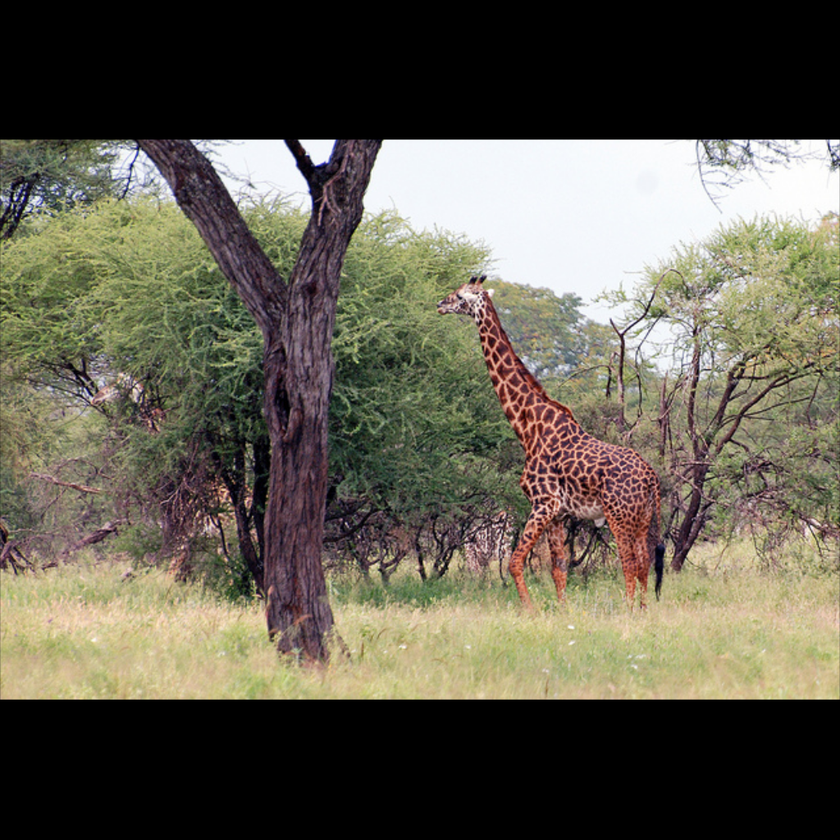
#> input picture images/test/image_other_119.png, 840 x 840 px, shrunk from 1024 x 1024 before the run; its folder holds only this picture in this run
$ jupyter execute --allow-errors demo.ipynb   (shell and % lines are left out)
#> lines starting #> are read from the running program, lines starting #| are printed output that depends on the picture
### dbscan.py
import os
import sys
import json
import datetime
import numpy as np
import skimage.draw
from sklearn.cluster import DBSCAN
from matplotlib import pyplot as plt
from matplotlib import image
import cv2
import pandas
import matplotlib.patches as patches


# [52 lines left out: functions dbscan, build_cluster, get_neighbors, not called in this run]


def sklearn_dbscan(lab_img, eps, pts_per_cluster):

    indices = np.dstack(np.indices(lab_img.shape[:2]))
    X = np.concatenate((lab_img, indices), axis=-1)
    X = np.reshape(X, [-1,5])

    db = DBSCAN(eps=eps, min_samples=pts_per_cluster).fit(X)
    core_samples_mask = np.zeros_like(db.labels_, dtype=bool)
    core_samples_mask[db.core_sample_indices_] = True
    labels = db.labels_
    n_clusters_ = len(set(list(labels))) - (1 if -1 in labels else 0)
    print("n_clusters", n_clusters_)
    labels_out = np.ones((lab_img.shape[0], lab_img.shape[1])) * -1
    for i in range(len(labels)):
        labels_out[int(X[i,3]), int(X[i,4])] = labels[i]
    return labels_out


def get_bounding_boxes(labels, top=10):
    unique, counts = np.unique(labels, return_counts=True)
    bbs = []
    a_sort = np.argsort(counts)
    best = unique[a_sort[-1*top:]]
    for i in best:
        if i == -1:
            continue
        pts = np.where(labels == i)
        bb = []
        bb.append((np.min(pts[0]), np.min(pts[1])))
        bb.append((np.min(pts[0]), np.max(pts[1])))
        bb.append((np.max(pts[0]), np.min(pts[1])))
        bb.append((np.max(pts[0]), np.max(pts[1])))
        bbs.append(bb)
    return bbs

def downsample_to_lab(img, num_times=2):
    n = 0
    labimg = cv2.cvtColor(img, cv2.COLOR_BGR2LAB)
    while(n<num_times):
        labimg = cv2.pyrDown(labimg)
        n = n+1
    return labimg

def view_dbscan(labels):
    unique, counts = np.unique(labels, return_counts=True)
    n_clusters_ = len(unique) - (1 if -1 in unique else 0)
    n_noise_ = counts[np.where(unique == -1)] if -1 in unique else 0
    # n_clusters_ = len(set(list(labels))) - (1 if -1 in labels else 0)
    # n_noise_ = np.count(labels,list(labels).count(-1)

    print("Number of clusters: ", n_clusters_)

    colors = [[int(plt.cm.Spectral(each)[0]*255),int(plt.cm.Spectral(each)[1]*255), int(plt.cm.Spectral(each)[2]*255)]
              for each in np.linspace(0, 1, n_clusters_)]


    out_img = np.zeros((labels.shape[0], labels.shape[1], 3))
    for i in range(labels.shape[0]):
        for j in range(labels.shape[1]):
            if labels[i,j] == -1:
                color = [255, 255, 255]
            else:
                color = colors[int(labels[i,j])]
            out_img[i,j] = color
    plt.figure()
    fig, ax = plt.subplots(1)
    ax.imshow(out_img)
    plt.show()

def view_bbs(lab_img, bbs):
    plt.figure()
    fig, ax = plt.subplots(1)
    ax.imshow(cv2.cvtColor(lab_img, cv2.COLOR_LAB2RGB))
    for bb in bbs:
        rect = patches.Rectangle((bb[0][1],bb[0][0]),abs(bb[2][1]-bb[1][1]),abs(bb[2][0]-bb[1][0]),linewidth=3,edgecolor='r',facecolor='none')
        ax.add_patch(rect)
    plt.show()

### demo.ipynb
[cell 1]
import dbscan
import os
import sys
import json
import datetime
import numpy as np
import skimage.draw
from sklearn.cluster import DBSCAN
from matplotlib import pyplot as plt
from matplotlib import image as image
import cv2
import pandas
import matplotlib.patches as patches
import random

[cell 2]
#Can change
IMG_DIRECTORY = "./images/test/"
list_of_images = os.listdir(IMG_DIRECTORY)
rand = random.randint(0, len(list_of_images)-1)
IMG_PATH = IMG_DIRECTORY + list_of_images[rand]
#show the image
img = cv2.imread(IMG_PATH)
#> img is the input picture: shape (840, 840, 3); mean B, G, R 80.3, 93.8, 98.1
print(IMG_PATH)
plt.imshow(img)

[cell 3]
lab_img = dbscan.downsample_to_lab(img, 0)
#> in downsample_to_lab, `labimg = cv2.cvtColor(img, cv2.COLOR_BGR2LAB)`: labimg: shape (840, 840, 3); mean of channels 0, 1, 2 98.1, 127.6, 135.8
#> after the loop in downsample_to_lab, `while(n<num_times):`: n = 0
labels = dbscan.sklearn_dbscan(lab_img, 4.5, 17)
#> in sklearn_dbscan, `n_clusters_ = len(set(list(labels))) - (1 if -1 in labels else 0)`: n_clusters_ = 472
#| n_clusters 472
#> after the loop in sklearn_dbscan, `for i in range(len(labels)):`:
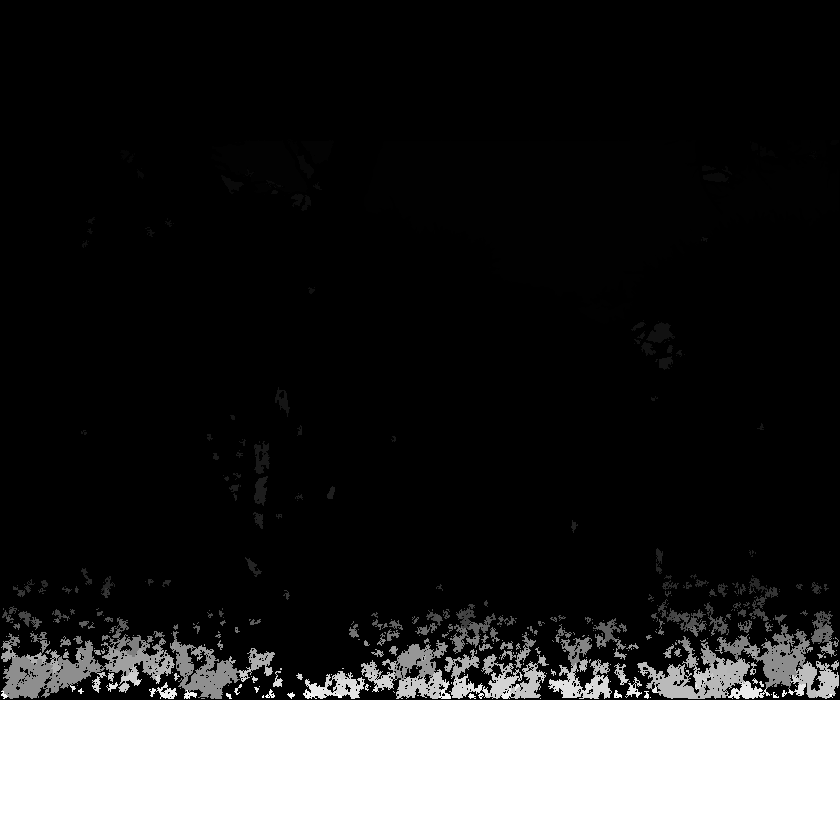
#> labels_out: shape (840, 840) float64; min -1, max 471, mean 90.7; drawn with min black and max white
bbs = dbscan.get_bounding_boxes(labels, top=10)
#> in get_bounding_boxes, `unique, counts = np.unique(labels, return_counts=True)`: unique = 473 values from -1 to 471; counts = 473 values, max 387675 at index 0, min 6 at index 344, mean 1491.8
#> in get_bounding_boxes, `a_sort = np.argsort(counts)`: a_sort = 473 values, max 472 at index 471, min 0 at index 472, mean 236
#> in get_bounding_boxes, `best = unique[a_sort[-1*top:]]`: best = [277, 345, 261, 264, 263, 3, 1, 0, 471, -1]
#> the loop in get_bounding_boxes, `for i in best:` made 10 passes
#> (i, pts) on passes 1 to 9: (277, 946 positions, rows 642 to 679, columns 393 to 447), (345, 1031 positions, rows 662 to 698, columns 637 to 695), (261, 1344 positions, rows 638 to 688, columns 754 to 809), (264, 1771 positions, rows 639 to 698, columns 173 to 239), (263, 2608 positions, rows 640 to 698, columns 2 to 104), (3, 3038 positions, rows 140 to 195, columns 211 to 307), (1, 45569 positions, rows 140 to 323, columns 364 to 838), (0, 116768 positions, rows 0 to 141, columns 0 to 839), (471, 117600 positions, rows 700 to 839, columns 0 to 839)
#> i on pass 10: -1
#> after the loop in get_bounding_boxes, `for i in best:`: bbs = 9 items
#> bbs = 9 items
plt.figure()
fig, ax = plt.subplots(1)
ax.imshow(cv2.cvtColor(lab_img, cv2.COLOR_LAB2RGB))
dbscan.view_dbscan(labels)
#> in view_dbscan, `unique, counts = np.unique(labels, return_counts=True)`: unique = 473 values from -1 to 471
#> in view_dbscan, `n_clusters_ = len(unique) - (1 if -1 in unique else 0)`: n_clusters_ = 472
#> in view_dbscan, `n_noise_ = counts[np.where(unique == -1)] if -1 in unique else 0`: n_noise_ = [387675]
#| Number of clusters:  472
#> in view_dbscan, `colors = [[int(plt.cm.Spectral(each)[0]*255),int(plt.cm.Spectral(each)..`: colors = 472 items, first 6: [158, 1, 66], [158, 1, 66], [160, 3, 66], [160, 3, 66], [162, 5, 67], [162, 5, 67]
#> in view_dbscan, `out_img = np.zeros((labels.shape[0], labels.shape[1], 3))`: out_img: shape (840, 840, 3) float64; every value is 0
#> after the loop in view_dbscan, `for i in range(labels.shape[0]):`:
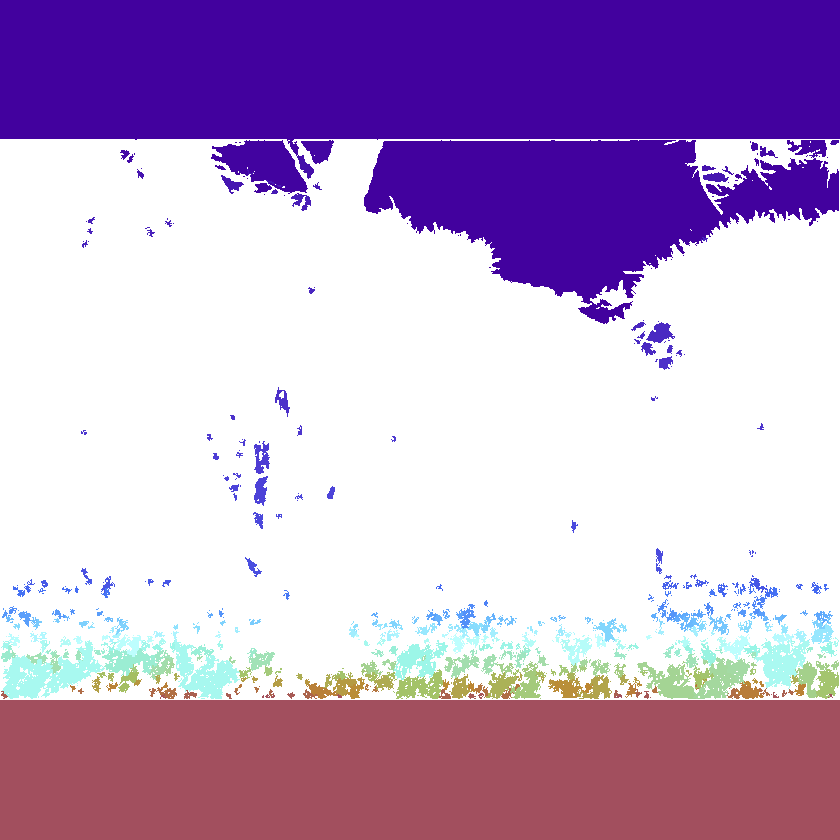
#> out_img: shape (840, 840, 3) float64; mean of channels 0, 1, 2 202.1, 162.6, 189.8; drawn as B, G, R

dbscan.view_bbs(lab_img, bbs)
#> the loop in view_bbs, `for bb in bbs:` made 9 passes
#> bb on passes 1 to 9: [(642, 393), (642, 447), (679, 393), (679, 447)], [(662, 637), (662, 695), (698, 637), (698, 695)], [(638, 754), (638, 809), (688, 754), (688, 809)], [(639, 173), (639, 239), (698, 173), (698, 239)], [(640, 2), (640, 104), (698, 2), (698, 104)], [(140, 211), (140, 307), (195, 211), (195, 307)], [(140, 364), (140, 838), (323, 364), (323, 838)], [(0, 0), (0, 839), (141, 0), (141, 839)], [(700, 0), (700, 839), (839, 0), (839, 839)]
#> in view_bbs, `plt.show()`:
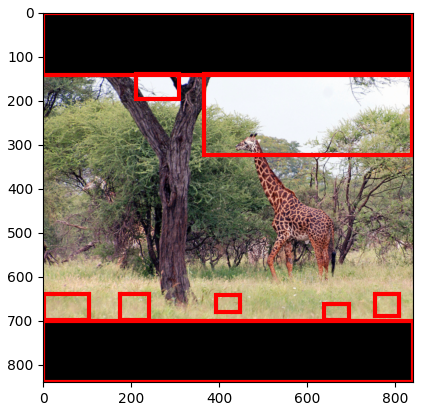
#> figure drawn by matplotlib, 1 panel

[cell 4]
def crop_image(bb, image):
    crop_image = image[bb[0][0]:bb[2][0], bb[0][1]:bb[1][1], :]
    return crop_image

[cell 5]
#now set up the model
import os
import sys
import random
import math
import re
import time
import numpy as np
import tensorflow as tf
import matplotlib
import matplotlib.pyplot as plt
import matplotlib.patches as patches

# Root directory of the project
ROOT_DIR = os.path.abspath("./Mask_RCNN")

# Import Mask RCNN
sys.path.append(ROOT_DIR)  # To find local version of the library
from mrcnn import utils
from mrcnn import visualize
from mrcnn.visualize import display_images
import mrcnn.model as modellib
from mrcnn.model import log


# Directory to save logs and trained model
MODEL_DIR = os.path.join(ROOT_DIR, "logs")

# Local path to trained weights file
COCO_MODEL_PATH = os.path.join(ROOT_DIR, "mask_rcnn_coco.h5")
# Download COCO trained weights from Releases if needed
if not os.path.exists(COCO_MODEL_PATH):
    utils.download_trained_weights(COCO_MODEL_PATH)
#> (this line was passed over: mrcnn is not available in this run)

# Path to Shapes trained weights
SHAPES_MODEL_PATH = os.path.join(ROOT_DIR, "mask_rcnn_shapes.h5")

[cell 6]
sys.path.append(ROOT_DIR+"/samples/coco")
import coco
#> (the rest of this cell did not finish here and is left out)

[cell 7]
# Device to load the neural network on.
# Useful if you're training a model on the same
# machine, in which case use CPU and leave the
# GPU for training.
DEVICE = "/cpu:0"  # /cpu:0 or /gpu:0

# Inspect the model in training or inference modes
# values: 'inference' or 'training'
# TODO: code for 'training' test mode not ready yet
TEST_MODE = "inference"

[cell 8]
def get_ax(rows=1, cols=1, size=16):
    """Return a Matplotlib Axes array to be used in
    all visualizations in the notebook. Provide a
    central point to control graph sizes.

    Adjust the size attribute to control how big to render images
    """
    _, ax = plt.subplots(rows, cols, figsize=(size*cols, size*rows))
    return ax

[cell 9]
class_names = ['BG', 'person', 'bicycle', 'car', 'motorcycle', 'airplane',
               'bus', 'train', 'truck', 'boat', 'traffic light',
               'fire hydrant', 'stop sign', 'parking meter', 'bench', 'bird',
               'cat', 'dog', 'horse', 'sheep', 'cow', 'elephant', 'bear',
               'zebra', 'giraffe', 'backpack', 'umbrella', 'handbag', 'tie',
               'suitcase', 'frisbee', 'skis', 'snowboard', 'sports ball',
               'kite', 'baseball bat', 'baseball glove', 'skateboard',
               'surfboard', 'tennis racket', 'bottle', 'wine glass', 'cup',
               'fork', 'knife', 'spoon', 'bowl', 'banana', 'apple',
               'sandwich', 'orange', 'broccoli', 'carrot', 'hot dog', 'pizza',
               'donut', 'cake', 'chair', 'couch', 'potted plant', 'bed',
               'dining table', 'toilet', 'tv', 'laptop', 'mouse', 'remote',
               'keyboard', 'cell phone', 'microwave', 'oven', 'toaster',
               'sink', 'refrigerator', 'book', 'clock', 'vase', 'scissors',
               'teddy bear', 'hair drier', 'toothbrush']

#> (a cell that did not finish here is left out)
